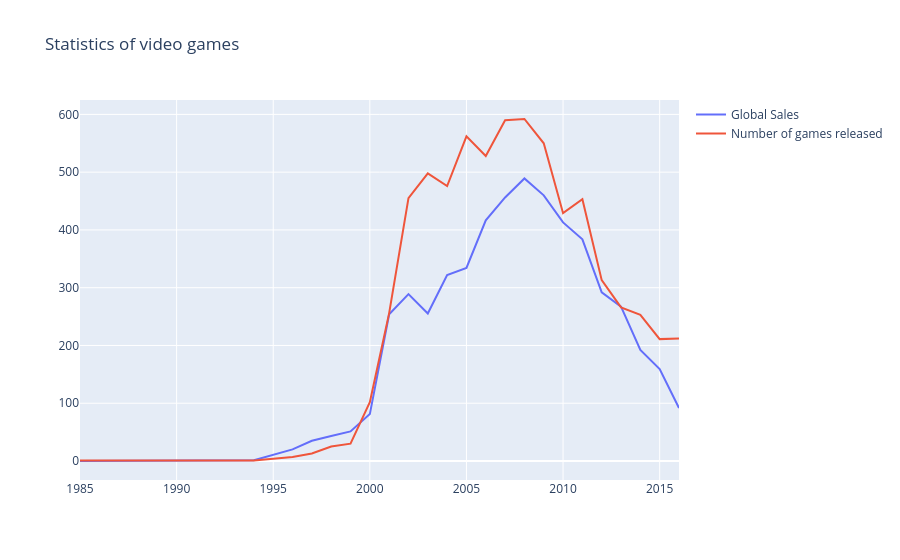

The notebook cell saved with this chart:
### Markdown cell above
В `plotly` строится визуализация объекта `Figure`, который состоит из данных (массив линий, которые в библиотеке называются `traces`) и оформления/стиля, за который отвечает объект `layout`. В простых случаях можно вызывать функцию `iplot` и просто от массива `traces`.

### Code cell
trace0 = go.Scatter(
    x=years_df.index,
    y=years_df.Global_Sales,
    name='Global Sales'
)

trace1 = go.Scatter(
    x=years_df.index,
    y=years_df.Number_of_Games,
    name='Number of games released'
)

data = [trace0, trace1]
layout = {'title': 'Statistics of video games'}

fig = go.Figure(data=data, layout=layout)
#fig.show()
iplot(fig, show_link = False)

### Figure 1 — Plotly figure (JSON) as saved in the notebook; plotly's stock layout.template omitted (floating-point values rounded to 4 significant figures)
{"data": [{"name": "Global Sales", "type": "scatter", "x": [1985, 1988, 1992, 1994, 1996, 1997, 1998, 1999, 2000, 2001, 2002, 2003, 2004, 2005, 2006, 2007, 2008, 2009, 2010, 2011, 2012, 2013, 2014, 2015, 2016], "y": [0.03, 0.03, 0.03, 1.27, 20.1, 35.01, 43.18, 51.17, 81.24, 253.9, 288.8, 255.4, 321.8, 334.3, 416.7, 456.2, 489.1, 459.8, 413.0, 383.7, 291.9, 267.2, 192.4, 159.2, 91.56]}, {"name": "Number of games released", "type": "scatter", "x": [1985, 1988, 1992, 1994, 1996, 1997, 1998, 1999, 2000, 2001, 2002, 2003, 2004, 2005, 2006, 2007, 2008, 2009, 2010, 2011, 2012, 2013, 2014, 2015, 2016], "y": [1, 1, 1, 1, 7, 13, 25, 30, 102, 256, 455, 498, 476, 562, 528, 590, 592, 550, 429, 453, 313, 266, 253, 211, 212]}], "layout": {"title": {"text": "Statistics of video games"}}}
